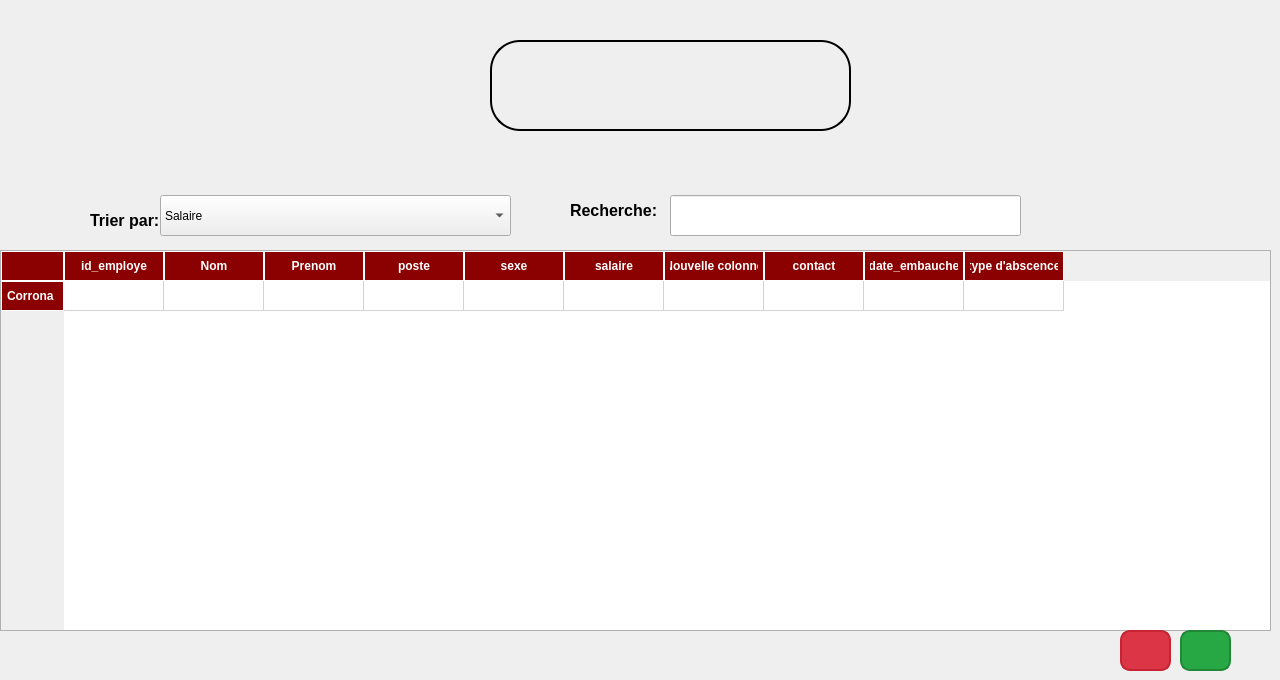
      <widget class="QWidget" name="lirect">
       <attribute name="title">
        <string>Affichage</string>
       </attribute>
       <widget class="QComboBox" name="comboBox_tri_3">
        <property name="geometry">
         <rect>
          <x>160</x>
          <y>195</y>
          <width>351</width>
          <height>41</height>
         </rect>
        </property>
        <item>
         <property name="text">
          <string>Salaire</string>
         </property>
        </item>
        <item>
         <property name="text">
          <string>Ancienneté</string>
         </property>
        </item>
        <item>
         <property name="text">
          <string>Poste</string>
         </property>
        </item>
       </widget>
       <widget class="QLabel" name="label_tri_3">
        <property name="geometry">
         <rect>
          <x>90</x>
          <y>210</y>
          <width>191</width>
          <height>21</height>
         </rect>
        </property>
        <property name="styleSheet">
         <string notr="true">QLabel {
    font-size: 16px;    /* Set font size to 16px */
    font-weight: bold;  /* Make text bold */
    color: black;       /* Black text (default, change if needed) */
}
</string>
        </property>
        <property name="text">
         <string>Trier par:</string>
        </property>
       </widget>
       <widget class="QLabel" name="label_recherche_3">
        <property name="geometry">
         <rect>
          <x>570</x>
          <y>200</y>
          <width>91</width>
          <height>20</height>
         </rect>
        </property>
        <property name="styleSheet">
         <string notr="true">QLabel {
    font-size: 16px;    /* Set font size to 16px */
    font-weight: bold;  /* Make text bold */
    color: black;       /* Black text (default, change if needed) */
}
</string>
        </property>
        <property name="text">
         <string>Recherche:</string>
        </property>
       </widget>
       <widget class="QLineEdit" name="lineEdit_recherche_3">
        <property name="geometry">
         <rect>
          <x>670</x>
          <y>195</y>
          <width>351</width>
          <height>41</height>
         </rect>
        </property>
       </widget>
       <widget class="QTableWidget" name="tableWidget">
        <property name="geometry">
         <rect>
          <x>0</x>
          <y>250</y>
          <width>1271</width>
          <height>381</height>
         </rect>
        </property>
        <property name="styleSheet">
         <string notr="true">QTableWidget {
    border: 1px solid #B0B0B0; /* Light gray border */
    gridline-color: #D3D3D3; /* Gridline color */
    background-color: #FFFFFF; /* White background */
    alternate-background-color: #F5F5F5; /* Alternate row color */
    font-size: 14px; /* Font size */
}

QTableWidget::item {
    padding: 10px; /* Padding for table cells */
}

QTableWidget::item:selected {
    background-color: #FFCCCC; /* Light red background when selected */
    color: #8B0000; /* Dark red text color */
}

QHeaderView::section {
    background-color: #8B0000; /* Dark red for header background */
    color: white; /* White text */
    font-weight: bold; /* Bold font for headers */
    padding: 5px; /* Padding inside headers */
    border: 1px solid #FFFFFF; /* White border between header cells */
}

QTableCornerButton::section {
    background-color: #8B0000; /* Dark red for the top-left corner */
    border: 1px solid white; /* White border */
}

QScrollBar:vertical {
    border: none;
    background: #F0F0F0; /* Light gray background */
    width: 10px;
    margin: 0px 0px 0px 0px;
}

QScrollBar::handle:vertical {
    background: #8B0000; /* Dark red handle */
    min-height: 20px;
    border-radius: 5px;
}

QScrollBar::handle:vertical:hover {
    background: #FF4500; /* Lighter red when hovered */
}

QScrollBar::add-line:vertical,
QScrollBar::sub-line:vertical {
    border: none;
    background: none;
}</string>
        </property>
        <row>
         <property name="text">
          <string>Corrona</string>
         </property>
        </row>
        <column>
         <property name="text">
          <string>id_employe</string>
         </property>
        </column>
        <column>
         <property name="text">
          <string>Nom</string>
         </property>
        </column>
        <column>
         <property name="text">
          <string>Prenom</string>
         </property>
        </column>
        <column>
         <property name="text">
          <string>poste</string>
         </property>
        </column>
        <column>
         <property name="text">
          <string>sexe</string>
         </property>
        </column>
        <column>
         <property name="text">
          <string>salaire</string>
         </property>
        </column>
        <column>
         <property name="text">
          <string>Nouvelle colonne</string>
         </property>
        </column>
        <column>
         <property name="text">
          <string>contact</string>
         </property>
        </column>
        <column>
         <property name="text">
          <string>date_embauche</string>
         </property>
        </column>
        <column>
         <property name="text">
          <string>type d'abscence</string>
         </property>
        </column>
       </widget>
       <widget class="QWidget" name="widget_2" native="true">
        <property name="geometry">
         <rect>
          <x>490</x>
          <y>40</y>
          <width>361</width>
          <height>91</height>
         </rect>
        </property>
        <property name="styleSheet">
         <string notr="true">background-color: qlineargradient(
    spread:pad,
    x1:0, y1:0, x2:1, y2:0,
    stop:0 #d30102,
    stop:0.499 #d30102,
    stop:0.5 white,
    stop:1 white
);
border-radius: 30px; 
border: 2px solid black; </string>
        </property>
        <widget class="QPushButton" name="pushButtonStat_15">
         <property name="geometry">
          <rect>
           <x>40</x>
           <y>0</y>
           <width>91</width>
           <height>91</height>
          </rect>
         </property>
         <property name="styleSheet">
          <string notr="true">QPushButton {
    background: transparent;
    border: none;
}</string>
         </property>
         <property name="text">
          <string/>
         </property>
         <property name="icon">
          <iconset resource="images/images.qrc">
           <normaloff>:/images/stat.png</normaloff>:/images/stat.png</iconset>
         </property>
         <property name="iconSize">
          <size>
           <width>50</width>
           <height>50</height>
          </size>
         </property>
        </widget>
        <widget class="QPushButton" name="pushButton_pdf_3">
         <property name="geometry">
          <rect>
           <x>190</x>
           <y>10</y>
           <width>131</width>
           <height>71</height>
          </rect>
         </property>
         <property name="styleSheet">
          <string notr="true">QPushButton {
    background: transparent;
    border: none;
}</string>
         </property>
         <property name="text">
          <string/>
         </property>
         <property name="icon">
          <iconset resource="images/images.qrc">
           <normaloff>:/images/doc.png</normaloff>:/images/doc.png</iconset>
         </property>
         <property name="iconSize">
          <size>
           <width>50</width>
           <height>50</height>
          </size>
         </property>
        </widget>
       </widget>
       <widget class="QPushButton" name="pushButton_modifier_3">
        <property name="geometry">
         <rect>
          <x>1180</x>
          <y>630</y>
          <width>51</width>
          <height>41</height>
         </rect>
        </property>
        <property name="styleSheet">
         <string notr="true">QPushButton {
    background-color: #28A745;  /* Bright green background */
    color: white;               /* White text */
    font-size: 16px;            /* Font size */
    font-weight: bold;          /* Bold text */
    border: 2px solid #218838;  /* Darker green border */
    border-radius: 10px;        /* Rounded corners */
    padding: 8px 16px;          /* Padding for size adjustment */
}

QPushButton:hover {
    background-color: #218838;  /* Darker green on hover */
}

QPushButton:pressed {
    background-color: #1E7E34;  /* Even darker green when pressed */
}
</string>
        </property>
        <property name="text">
         <string/>
        </property>
        <property name="icon">
         <iconset theme="QIcon::ThemeIcon::MailMessageNew"/>
        </property>
       </widget>
       <widget class="QPushButton" name="pushButton_supp_3">
        <property name="geometry">
         <rect>
          <x>1120</x>
          <y>630</y>
          <width>51</width>
          <height>41</height>
         </rect>
        </property>
        <property name="styleSheet">
         <string notr="true">QPushButton {
    background-color: #DC3545;  /* Bright red background */
    color: white;               /* White text */
    font-size: 16px;            /* Font size */
    font-weight: bold;          /* Bold text */
    border: 2px solid #C82333;  /* Darker red border */
    border-radius: 10px;        /* Rounded corners */
    padding: 8px 16px;          /* Padding for size adjustment */
}

QPushButton:hover {
    background-color: #C82333;  /* Darker red on hover */
}

QPushButton:pressed {
    background-color: #A71D2A;  /* Even darker red when pressed */
}
</string>
        </property>
        <property name="text">
         <string/>
        </property>
        <property name="icon">
         <iconset theme="QIcon::ThemeIcon::EditDelete"/>
        </property>
       </widget>
      </widget>
